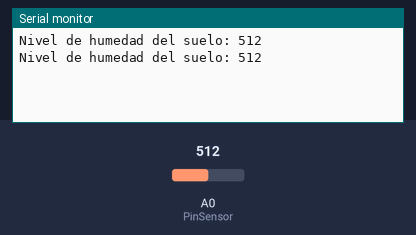
Recording of a sketch running on a simulated Arduino Uno, built with avr-gcc and run on an emulated ATmega328P. Shown: the last lines printed to the serial monitor. The inputs (shaded band) are chosen by the test bench; at power-on: A0 (PinSensor) = 512.

Above: at 1.8 s.
1.9 s: A0 (PinSensor) set to 716
At 2.6 s:
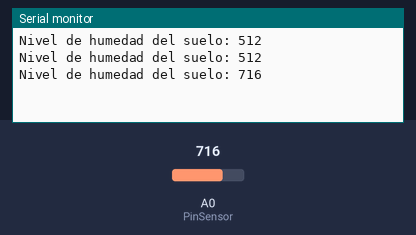
3.4 s: A0 (PinSensor) set to 900
At 4.8 s:
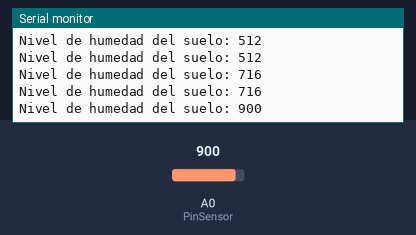
Timing chart, 0 to 6.4 s (numbered marks = the images above; inputs shaded):
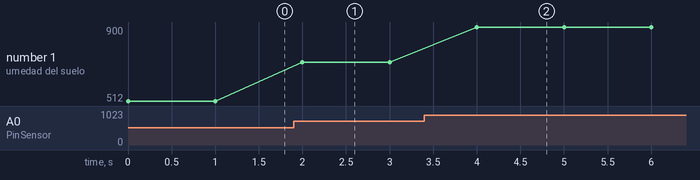

The sketch:

HumedadSuelo.ino
```cpp
//Arduino Code - Humedad del suelo

int PinSensor = A0; //Definimos el pin para el arduino

void setup() {
  Serial.begin(9600);
}

void loop() {
  int humedad = analogRead(PinSensor);
  Serial.print("Nivel de humedad del suelo: ");
  Serial.println(humedad);
  delay(1000);
}
```

Measured:
- after the input at 1.9 s, the serial monitor: prints a new line after 0.10 s (image 1)
- after the input at 3.4 s, the serial monitor: prints a new line after 0.60 s (image 2)
- plotted number 1: 512 → 716 after the input at 1.9 s, 716 → 900 after the input at 3.4 s
